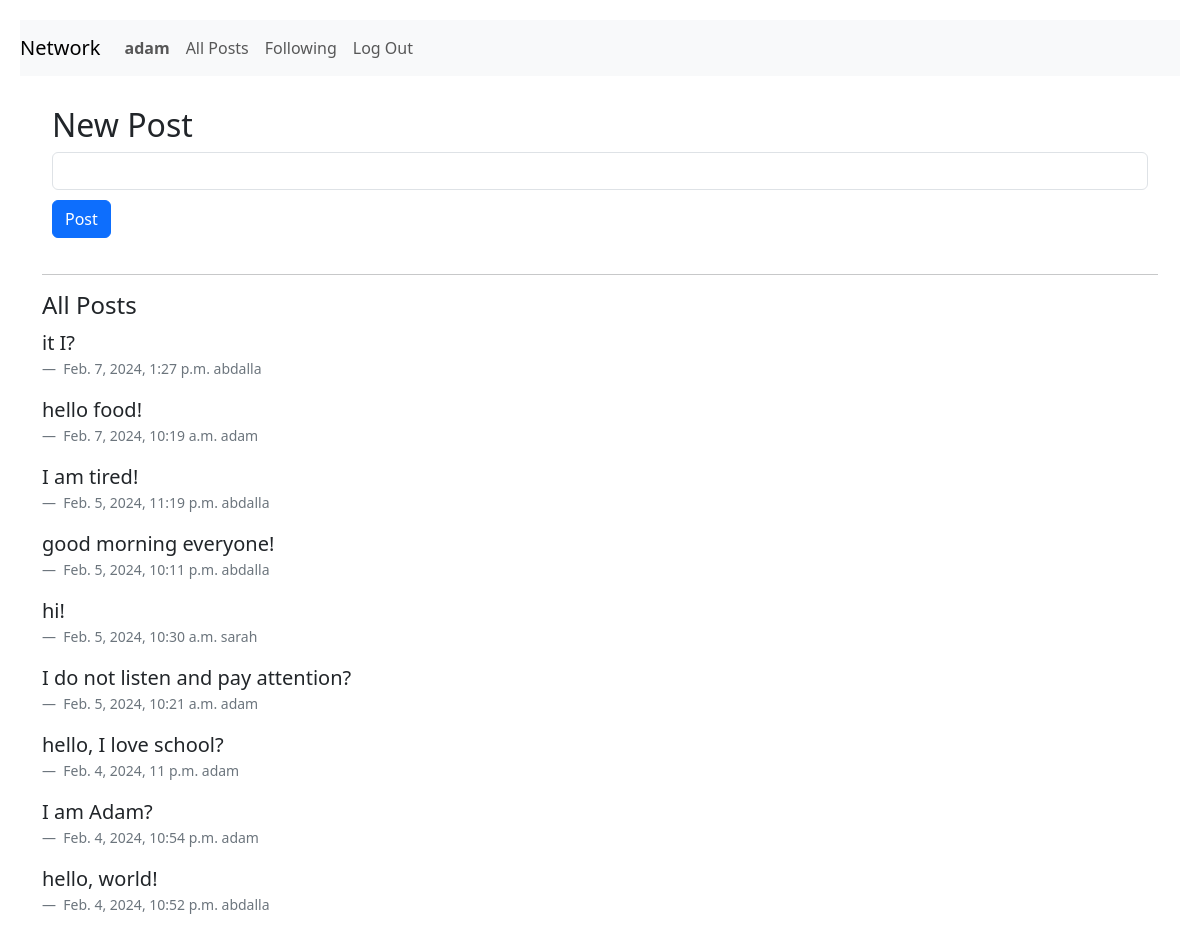
Screenshot of / (signed in) with the database file from the repository.
### network/models.py (models this page shows, shortened)
class User(AbstractUser):
    pass

class TimeStampedModel(models.Model):
    created_at = models.DateTimeField(auto_now_add=True)
    updated_at = models.DateTimeField(auto_now=True)
    class Meta:
        abstract = True

class Post(TimeStampedModel):
    created = TimeStampedModel.created_at
    body = models.CharField(max_length=300)
    user = models.ForeignKey(settings.AUTH_USER_MODEL, on_delete=models.CASCADE, null=True)
    likes = models.IntegerField(blank=True)
    reactions = models.ManyToManyField(settings.AUTH_USER_MODEL, related_name="user_reactions", symmetrical=False)

### network/views.py (the view)
# urls.py: path("", views.index, name="index"),
def index(request):
    posts = Post.objects.order_by("-created_at")
    return render(
        request,
        "network/index.html",
        {"posts": posts, "form": PostForm()},
    )

### network/forms.py
class PostForm(StylishForm):
    class Meta:
        model = Post
        fields = ["body"]
        widgets = {
            "owner": forms.HiddenInput(),
        }
        labels = {
            "body": " ",
        }

### network/templates/network/index.html (shortened to what this page needs)
{% extends "network/layout.html" %}
{% block body %}
{% if user.is_authenticated %}
<section id="form-section">
    <h2>New Post</h2>
    <form action="{% url 'post' %}" method="post">
        {% for field in form %}
        <div class="form-text">
            <div>{{ field }}</div>
        </div>
        {% endfor %}
        <input id="post-button" class="btn btn-primary" type="submit" value="Post" name="save">
    </form>
</section>
<hr class="hr weather-hr" />
<section id="posts-section">
    <h4>All Posts</h4>
    <div class="row card-body">
        {% for post in posts.all %}
        <div class="comment">
            <blockquote class="blockquote">
                {{ post.body | linebreaks }}
            </blockquote>
            <figcaption class="blockquote-footer">
                {{ post.created }}
                {{ post.user }}
            </figcaption>
            {% endfor %}
        </div>
    </div>
</section>
{% endif %}
{% endblock %}

### network/templates/network/layout.html (shortened to what this page needs)
{% load static %}
<!DOCTYPE html>
<html lang="en">
<head>
    <link href="https://cdn.jsdelivr.net/npm/bootstrap@5.3.2/dist/css/bootstrap.min.css" rel="stylesheet"
>
    <link href="{% static 'network/styles.css' %}" rel="stylesheet">
</head>
<body>
    <nav class="navbar navbar-expand-lg navbar-light bg-light">
        <a class="navbar-brand" href="{% url 'index' %}">Network</a>
        <div>
            <ul class="navbar-nav mr-auto">
                {% if user.is_authenticated %}
                <li class="nav-item">
                    <a class="nav-link" href="{% url 'profile' %}"><strong>{{ user.username }}</strong></a>
                </li>
                {% endif %}
                <li class="nav-item">
                    <a class="nav-link" href="{% url 'allposts' %}">All Posts</a>
                </li>
                {% if user.is_authenticated %}
                <li class="nav-item">
                    <a class="nav-link" href="{% url 'following' %}">Following</a>
                </li>
                <li class="nav-item">
                    <a class="nav-link" href="{% url 'logout' %}">Log Out</a>
                </li>
                {% endif %}
            </ul>
        </div>
    </nav>
    <div class="container">
        {% block body %}
        {% endblock %}
    </div>
</body>
</html>

### network/static/network/styles.css (style rules this page uses)
.navbar { margin: 20px; }
#post-button { margin: 10px 0 10px 0; }
#form-section, #post-section { padding: 10px; }
a { text-decoration: none; }

### rows the page displays
User: username "adam"
Post: body "it I?", created "Feb. 7, 2024, 1:27 p.m.", user "abdalla"
Post: body "hello food!", created "Feb. 7, 2024, 10:19 a.m.", user "adam"
Post: body "I am tired!", created "Feb. 5, 2024, 11:19 p.m.", user "abdalla"
Post: body "good morning everyone!", created "Feb. 5, 2024, 10:11 p.m.", user "abdalla"
Post: body "hi!", created "Feb. 5, 2024, 10:30 a.m.", user "sarah"
Post: body "I do not listen and pay attention?", created "Feb. 5, 2024, 10:21 a.m.", user "adam"
Post: body "hello, I love school?", created "Feb. 4, 2024, 11 p.m.", user "adam"
Post: body "I am Adam?", created "Feb. 4, 2024, 10:54 p.m.", user "adam"
Post: body "hello, world!", created "Feb. 4, 2024, 10:52 p.m.", user "abdalla"
